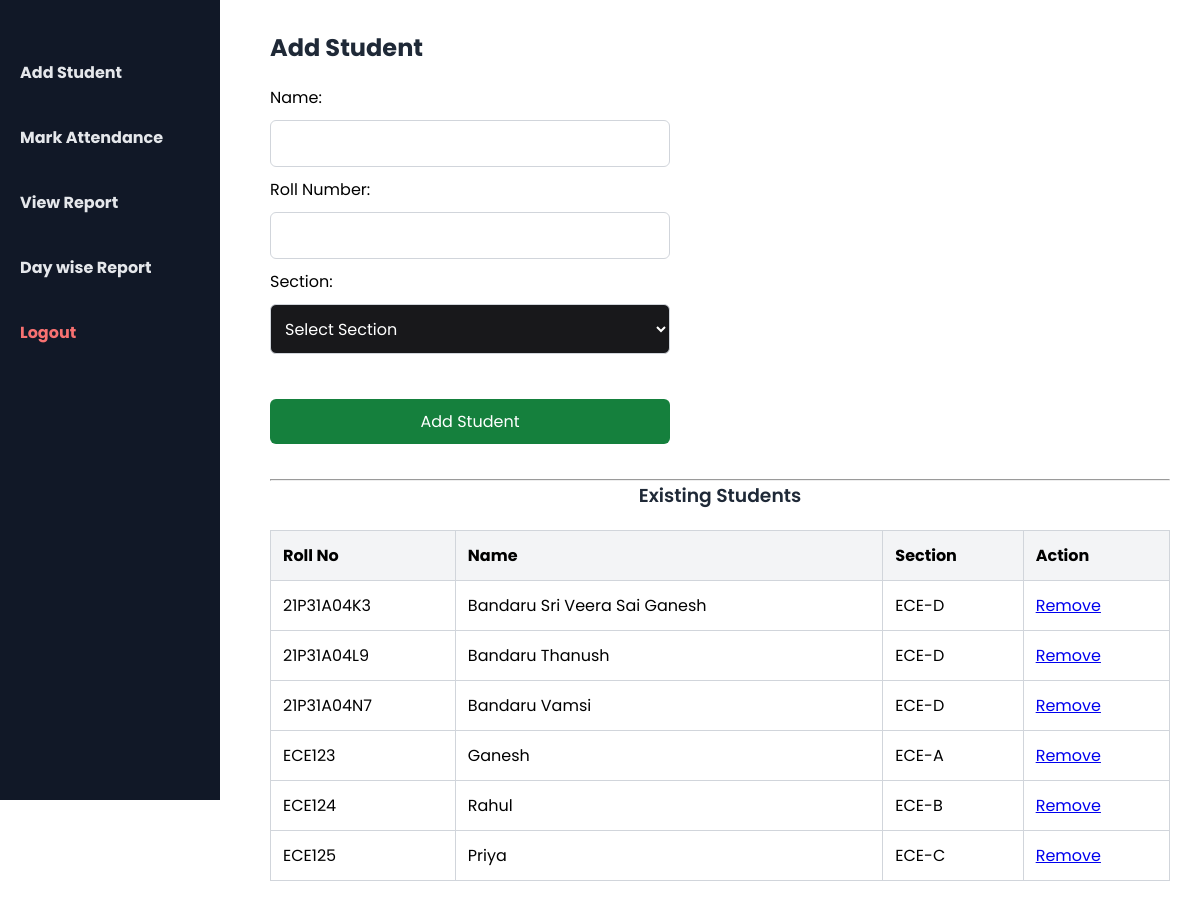
Before: /add-student/ (signed in) with the older database file.
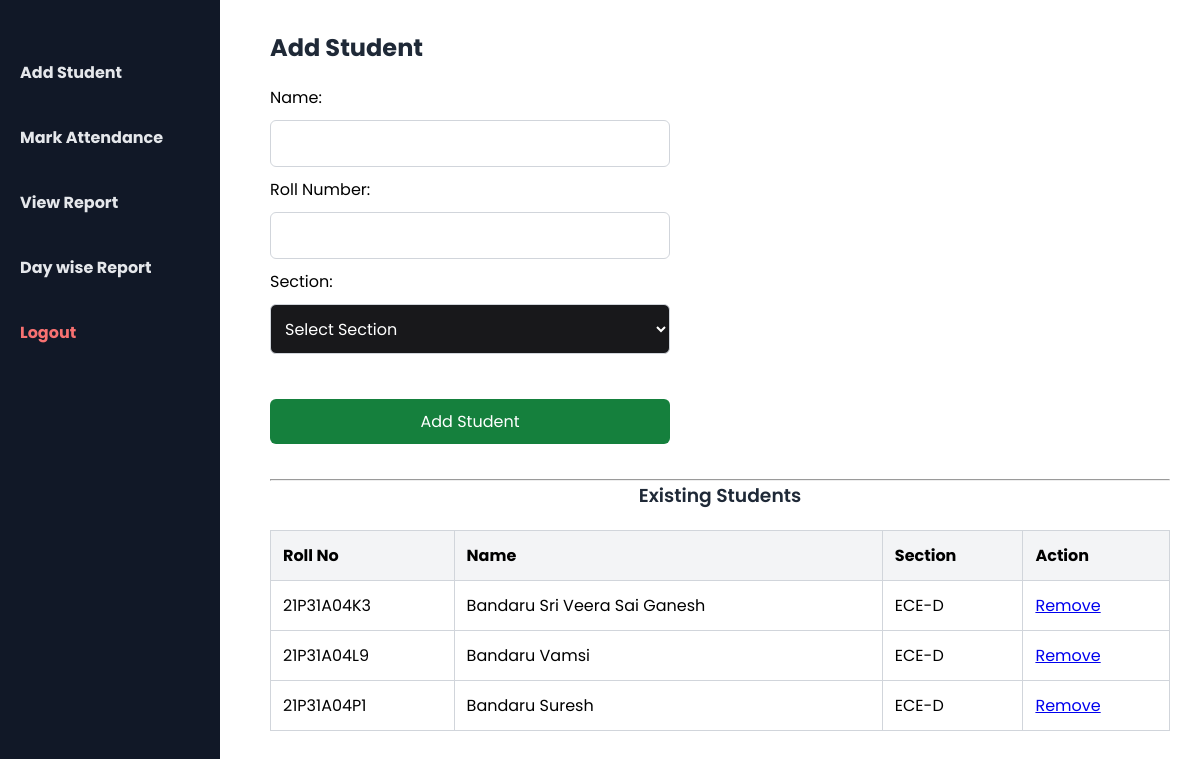
After: the same page with the newer database file.
### attendance_app/models.py (models this page shows, shortened)
class Student(models.Model):
    name = models.CharField(max_length=100)
    roll_number = models.CharField(max_length=20, unique=True)
    section = models.CharField(max_length=10, choices=SECTION_CHOICES)

### attendance_app/views.py (the view)
# urls.py: path('add-student/', views.add_student, name='add_student'),
@login_required(login_url='/login/')
def add_student(request):
    if request.method == 'POST':
        name = request.POST['name']
        roll = request.POST['roll_number']
        section = request.POST['section']
        Student.objects.create(name=name, roll_number=roll, section=section)
        return redirect('add_student')
    students = Student.objects.all()
    return render(request, 'attendance_app/add_student.html', {'students': students})

### attendance_app/templates/attendance_app/add_student.html (shortened to what this page needs)
{% load static %}
<!DOCTYPE html>
<html>
<head>
    <link rel="stylesheet" href="{% static 'css/style.css' %}">
</head>
<body>
    <div class="sidebar">
        <ul>
            <li><a href="{% url 'add_student' %}">Add Student</a></li>
            <li><a href="{% url 'mark_attendance' %}">Mark Attendance</a></li>
            <li><a href="{% url 'attendance_report' %}">View Report</a></li>
            <li><a href="{% url 'daywise' %}">Day wise Report</a></li>
            <li><a href="{% url 'logout' %}" style="color: #f87171;">Logout</a></li>
        </ul>
    </div>
    <div class="content">
        <h2>Add Student</h2>
        <form method="POST" enctype="multipart/form-data">
            <label>Name:</label><br>
            <input type="text" name="name"><br>
            <label>Roll Number:</label><br>
            <input type="text" name="roll_number"><br>
            <label>Section:</label><br>
            <select name="section">
                <option value="">Select Section</option>
            </select><br><br>
            <button type="submit" name="single_add">Add Student</button><br>
            <br>
        </form>
        <hr>
        <h3>Existing Students</h3>
        <table border="1">
            <tr>
                <th>Roll No</th>
                <th>Name</th>
                <th>Section</th>
                <th>Action</th>
            </tr>
            {% for student in students %}
            <tr>
                <td>{{ student.roll_number }}</td>
                <td>{{ student.name }}</td>
                <td>{{ student.section }}</td>
                <td><a href="{% url 'remove_student' student.id %}" onclick="return confirm('Are you sure you want to remove this student?');">Remove</a></td>
            </tr>
            {% endfor %}
        </table>
    </div>
</body>
</html>

### static/css/style.css (style rules this page uses)
* { padding: 0; margin: 0; font-family: "Poppins", sans-serif; box-sizing: border-box; }
h2 { color: white; }
h3 { color: white; font-weight: 600; text-align: center; }
.container input, select { width: 100%; height: 50px; padding: 10px; margin: 10px 0; border: 1px solid #ccc; border-radius: 5px; background: #18181B; color: white; margin: 25px 0 10px 0; }
.sidebar { width: 220px; height: 100vh; background-color: #111827; padding-top: 30px; position: fixed; top: 0; left: 0; color: white; }
.sidebar ul { list-style-type: none; padding: 0; }
.sidebar ul li { margin: 20px 0; padding: 10px 20px; }
.sidebar ul li a { text-decoration: none; color: #e5e7eb; display: block; font-weight: bold; transition: background 0.3s, color 0.3s; }
.content { margin-left: 240px; padding: 30px; flex: 1; background-color: #ffffff; min-height: 100vh; }
.content h2 { color: #1f2937; margin-bottom: 20px; }
.content h3 { color: #1f2937; margin-bottom: 20px; }
.content input, .content select, .content button { padding: 10px; margin: 10px 0; width: 100%; max-width: 400px; border: 1px solid #d1d5db; border-radius: 6px; font-size: 16px; }
.content button { background-color: #15803D; color: white; border: none; cursor: pointer; transition: background 0.3s; }
table { width: 100%; border-collapse: collapse; margin-top: 20px; }
table th, table td { padding: 12px; border: 1px solid #d1d5db; text-align: left; }
table th { background-color: #f3f4f6; }

Changed rows visible on the page:
removed Student: roll_number "21P31A04L9", name "Bandaru Thanush", section "ECE-D"
removed Student: roll_number "21P31A04N7", name "Bandaru Vamsi", section "ECE-D"
removed Student: roll_number "ECE123", name "Ganesh", section "ECE-A"
removed Student: roll_number "ECE124", name "Rahul", section "ECE-B"
removed Student: roll_number "ECE125", name "Priya", section "ECE-C"
added Student: roll_number "21P31A04L9", name "Bandaru Vamsi", section "ECE-D"
added Student: roll_number "21P31A04P1", name "Bandaru Suresh", section "ECE-D"
